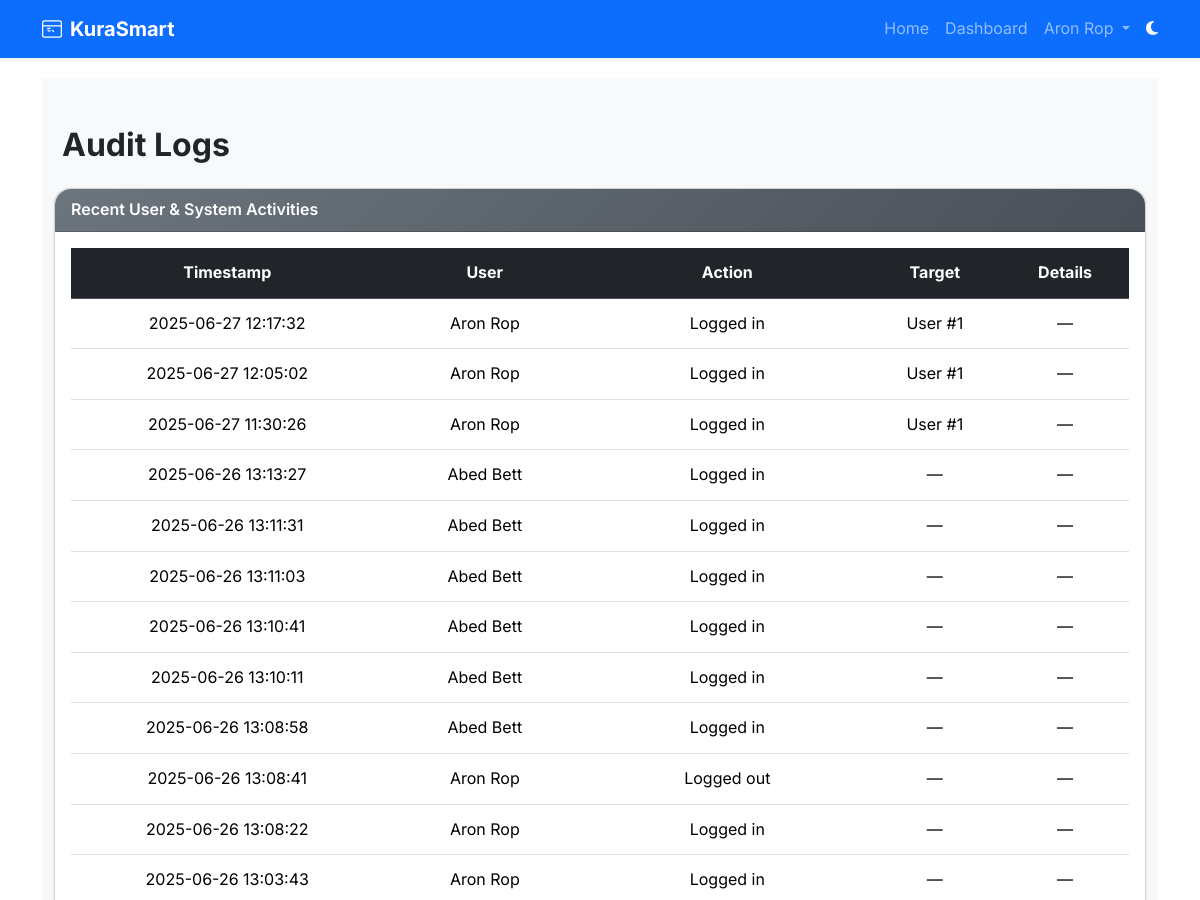
Page /admin/audit-logs (signed in, upper part) on the earlier database version.
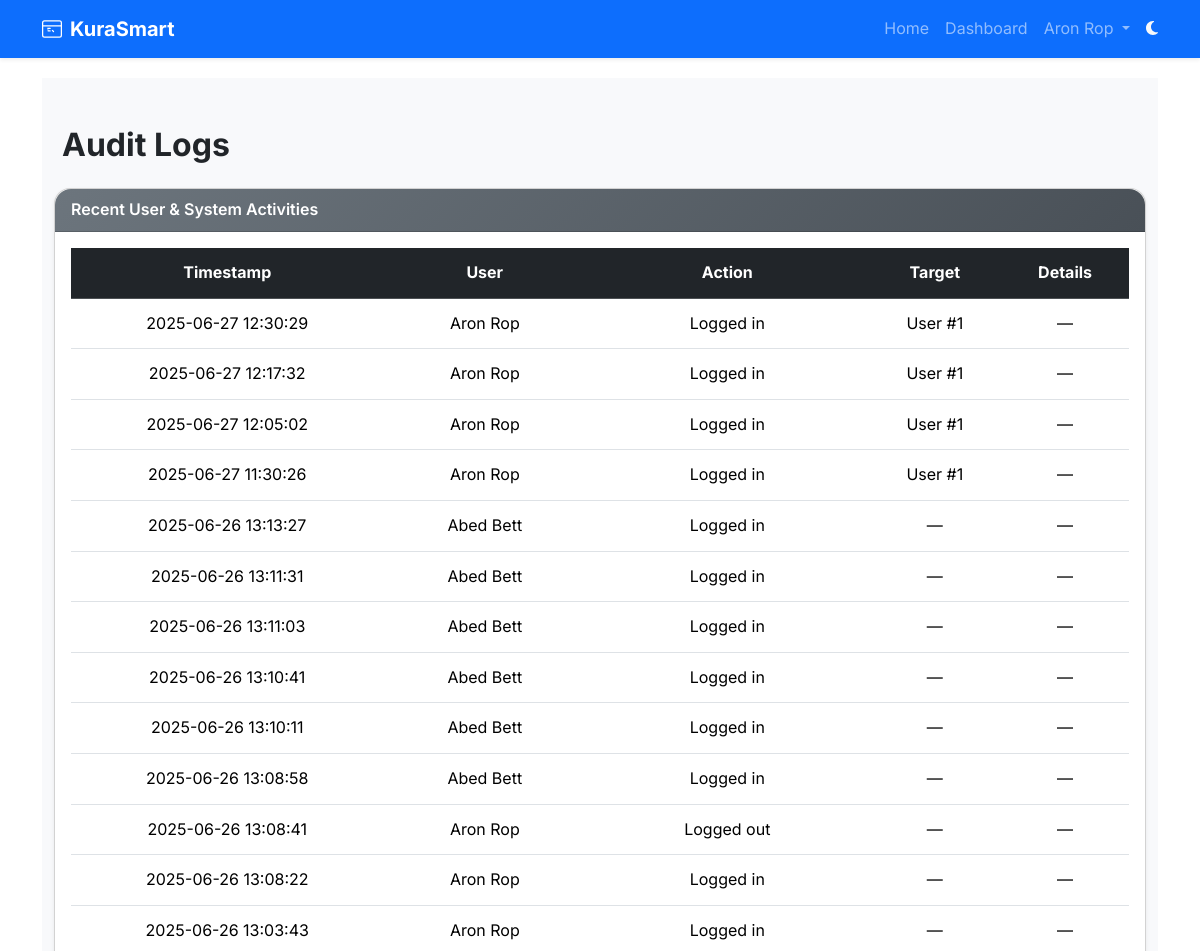
Same page on the later database version.
### app/models.py (models this page shows, shortened)
class AuditLog(db.Model):
    __tablename__ = 'audit_logs'
    id = db.Column(db.Integer, primary_key=True)
    user_id = db.Column(db.Integer, db.ForeignKey('users.id'), nullable=False)
    action = db.Column(db.String(255), nullable=False)
    target_type = db.Column(db.String(50))
    target_id = db.Column(db.Integer)
    timestamp = db.Column(db.DateTime, default=datetime.utcnow)
    details = db.Column(db.Text)
    user = db.relationship('User', backref='audit_logs')

class User(db.Model, UserMixin):
    __tablename__ = 'users'
    id = db.Column(db.Integer, primary_key=True)
    email = db.Column(db.String(120), unique=True, nullable=False, index=True)
    full_name = db.Column(db.String(120), nullable=False)
    username = db.Column(db.String(80), unique=True, nullable=True)  # Informal only
    password_hash = db.Column(db.String(128), nullable=False)
    voting_type = db.Column(db.String(10), nullable=False, default="informal")  # 'formal' or 'informal'
    national_id = db.Column(db.String(20), unique=True, nullable=True)
    dob = db.Column(db.Date, nullable=True)
    gender = db.Column(db.String(10), nullable=True)
    county = db.Column(db.String(100), nullable=True)
    sub_county = db.Column(db.String(100), nullable=True)
    division = db.Column(db.String(100), nullable=True)
    location = db.Column(db.String(100), nullable=True)
    sub_location = db.Column(db.String(100), nullable=True)
    profile_image_url = db.Column(db.String(255), nullable=True)
    is_verified = db.Column(db.Boolean, default=False, index=True)
    is_superadmin = db.Column(db.Boolean, default=False)
    role = db.Column(db.Enum(UserRole), default=UserRole.voter, nullable=False, index=True)
    created_at = db.Column(db.DateTime, default=datetime.utcnow)
    candidates = db.relationship('Candidate', back_populates='user', lazy='dynamic')
    verification_requests = db.relationship('VerificationRequest', back_populates='user', lazy='dynamic')
    votes = db.relationship('Vote', back_populates='voter', lazy='dynamic')

### app/routes/web_auth.py (the view)
@admin_web_bp.route('/audit-logs')
@login_required
@superadmin_required
def audit_logs():
    logs = AuditLog.query.order_by(AuditLog.timestamp.desc()).limit(100).all()
    return render_template('admin/audit_logs.html', logs=logs)

### app/context_processors.py (called while the page is built)
def inject_unread_notifs():
    if current_user.is_authenticated:
        count = Notification.query.filter_by(read=False).count()
    else:
        count = 0
    return {'unread_count': count}

### app/templates/admin/audit_logs.html (shortened to what this page needs)
{% extends "base.html" %}
{% block content %}
<div class="manage-elections-background py-5">
  <div class="container" data-aos="fade-up">
    <h2 class="mb-4 fw-bold">Audit Logs</h2>
    <div class="card shadow-sm rounded-4" data-aos="fade-left">
      <div class="card-header bg-gradient-secondary text-white fw-semibold rounded-top-4">Recent User & System Activities</div>
      <div class="card-body">
        {% if logs %}
        <div class="table-responsive">
          <table class="table align-middle table-hover text-center">
            <thead class="table-dark">
              <tr>
                <th>Timestamp</th>
                <th>User</th>
                <th>Action</th>
                <th>Target</th>
                <th>Details</th>
              </tr>
            </thead>
            <tbody>
              {% for log in logs %}
              <tr data-aos="fade-up" data-aos-delay="{{ loop.index * 50 }}">
                <td>{{ log.timestamp.strftime('%Y-%m-%d %H:%M:%S') }}</td>
                <td>{{ log.user.full_name }}</td>
                <td>{{ log.action }}</td>
                <td>
                  {% if log.target_type %}
                    {{ log.target_type }} #{{ log.target_id }}
                  {% else %}
                    —
                  {% endif %}
                </td>
                <td>{{ log.details or '—' }}</td>
              </tr>
              {% endfor %}
            </tbody>
          </table>
        </div>
        {% else %}
        <p class="text-center text-muted">No audit logs available.</p>
        {% endif %}
      </div>
    </div>
  </div>
</div>
{% endblock %}

Differences in the rows shown:
added AuditLog: timestamp "2025-06-27 12:30:29", user.full_name "Aron Rop", action "Logged in", target_type "User", target_id "1", details "—"
